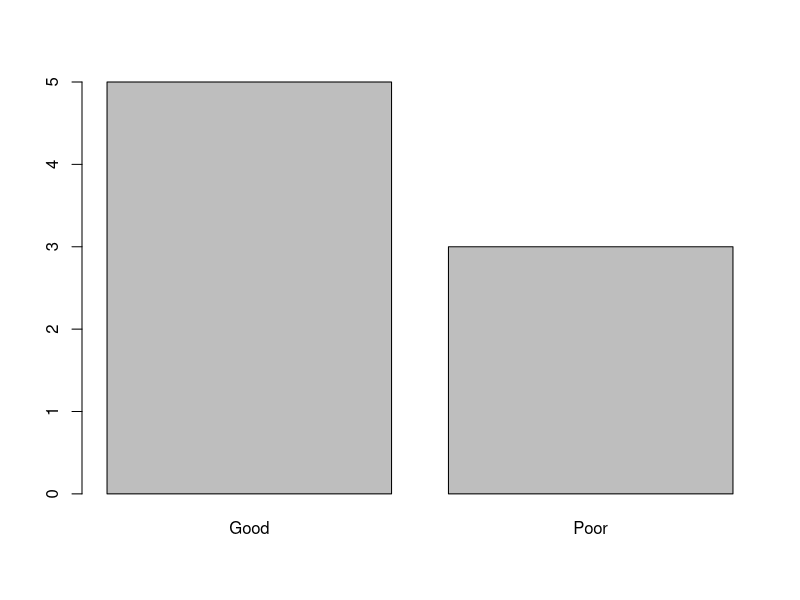
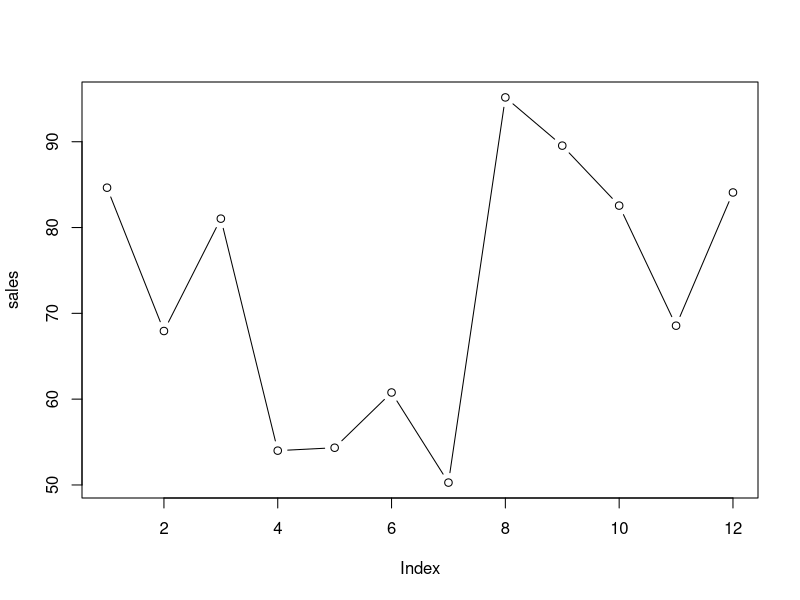

Source code (R) for these figures, in order: (Note: this script raises an error after producing the figures.)
# R Programming
?mean
x <- c(0:10, 50)
x
xm <- mean(x)
xm
mean(x, trim = 0.10)

# Scalar
(x <- 1)
x = 1
# Vector
c(1:5)
x = c(1,2,3,4,10,5,5,3,2,5,7,7,8,9)
mean(x); median(x)
sort(x)

table(x)

library(modeest)
mlv(x, method = "lientz", bw = 0.2)

ratings =c(rep('Good',5), rep('Poor',3))
ratings
table(ratings)
barplot(table(ratings))



rollno = c(10,22,44,23)
sales = runif(12, 50, 100)
sales
plot(sales, type='b')
?plot

?runif


str(x)
y = c('abhinav', 'Rishi', 'Shreya')
str(y)
z = c(TRUE, FALSE, TRUE, FALSE)
str(z)





abinav=c(1,3,6,8,6,3,100,NA)
str(abinav)
is.na(abinav)
mean(x=abinav)
mean(x=abinav,trim=0.4)
x = c(TRUE, FALSE, TRUE)
mean(x)
mean(c(1,0,1))

#Categorical Data
product = c('maggi', 'topramen', 'hakka')
product
shirtcolor = c('green', 'red', 'blue', 'black')
shirtcolor
rating = c('Excellent', 'Very Good', 'Good', 'Average', 'Poor' )
rating
str(rating)
performance = c( 1, 2, 3, 4, 5)
str(performance)

decision = c('buy', 'sell')
decisionTF = c(TRUE, FALSE )
str(decision); str(decisionTF)
grades = c('A','C','B','D','E','B')
itemssold = c(10, 20, 30, 25)


#Nominal Data
product

#Ordinal Data
performance
#need to create order
performance=c(1,2,5,2,5,2,5,2,5)
length(performance)
performance
str(performance)
performance[9] = 100
performance

performance1 = factor(performance, ordered=TRUE, levels=c(4,2,5,1,3,8,100))
performance1[1] = 100



table(performance1)
performance1



rating
rev(rating)
rating1 = factor(rating, ordered=T, levels=rev(rating))
rating1

grades
grades1 = factor(grades, ordered=T, levels=c('F','E','D','C','B', 'A'))
grades1
summary(grades1)

# -----
#vectors, factors
#list matrix
?matrix
mdat <- matrix(c(1,2,3,11,12,13), 
               nrow = 2, ncol = 3)
mdat[1,1] ='dhiraj'              
mdat               
(x = 1:24)               
(matx = matrix(x, nrow=6, byrow=TRUE))               
?data.frame

(salemon = month.abb[1:12])
salemon = factor(salemon, ordered=T,levels=month.abb[1:12])
salemon
(sales1 = runif(12, min=50, max=100))
salemon; sales1
(adamt = runif(12, min=12, max=25))
(salesmonthwise = data.frame(salemon, sales, adamt))
rownames(salesmonthwise) = month.abb[1:12]
salesmonthwise
colnames(salesmonthwise) = c('col1','col2','col3')

salesmonthwise[1:5,1:3]
?head
head(salesmonthwise,n=3)
head(salesmonthwise[c(1,3)],n=3)
head(salesmonthwise[c('col1','col2')],n=3)
salesmonthwise[c('Jan'),c('col1','col2')]
salesmonthwise[salesmonthwise$col3 < 20,c(1,2,3)]

colSums(salesmonthwise[-1])
rowSums(salesmonthwise[-1])


# Data Properties
set.seed(10)
sales1 = rnorm(100, mean=50, sd=10)
sales1

set.seed(10)
sales2 = rnorm(100, mean=60, sd=10)
sales2


sales3= c(1,5,2,5,2,3,6,7,8,4,5)
sales3
#


shirtcolor = c('green', 'red', 'blue', 'black')
sellitems = sample(shirtcolor, 20, replace=T, prob=c(.4,.3,.2,.1)) 
sellitems
summary(sellitems)
table(sellitems)

grades = c('A','C','B', 'D','E', 'B', 'A', 'B', 'A', 'C','F')
grades1 = factor(grades, ordered=T, levels=c('F','E','D','C','B', 'A'))
grades1


#Location / Central Tendency
mean(sales1)
mean(sales2)
mean(sellitems)
mean(grades)
mean(sales3)

#Middle Values
median(sales1)
median(sales2)
median(sales3)
sort(sales3)
quantile(sales3)

median(sellitems)
median(grades1)


#Mode
mode(sales1)  # error
library(modeest)
mlv(sales1, method='mfv')
mlv(sales2, method='mfv')
mlv(sales3, method='mfv')
mlv(sellitems, method='mfv')
mlv(grades1, method='mfv')
table(sale3)
table(sellitems)
table(grades1)
which.max(table(grades1))



# Graphical Way
mean(sales1)
hist(sales1)
plot(density(sales1))
abline(v=50)

hist(sales2, prob=T)
lines(density(sales2), col='red')
abline(v=60, col="green")

# Combine Plots
plot(density(sales1), col='green', ylim=c(0,0.05))
lines(density(sales2), col="blue", lwd=2)
abline(v=c(50,60), col=c('green', 'blue'), lwd=3)
